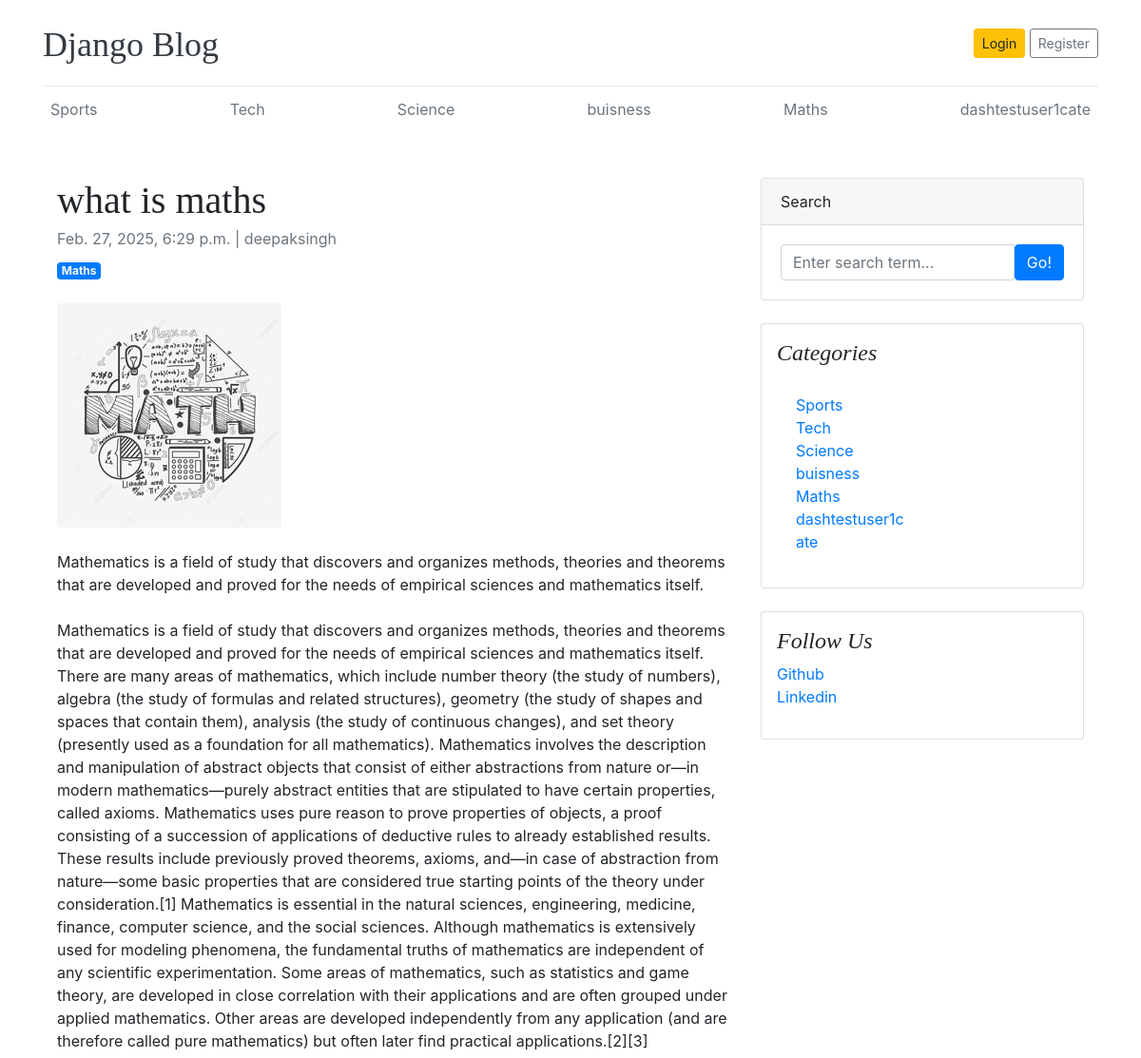
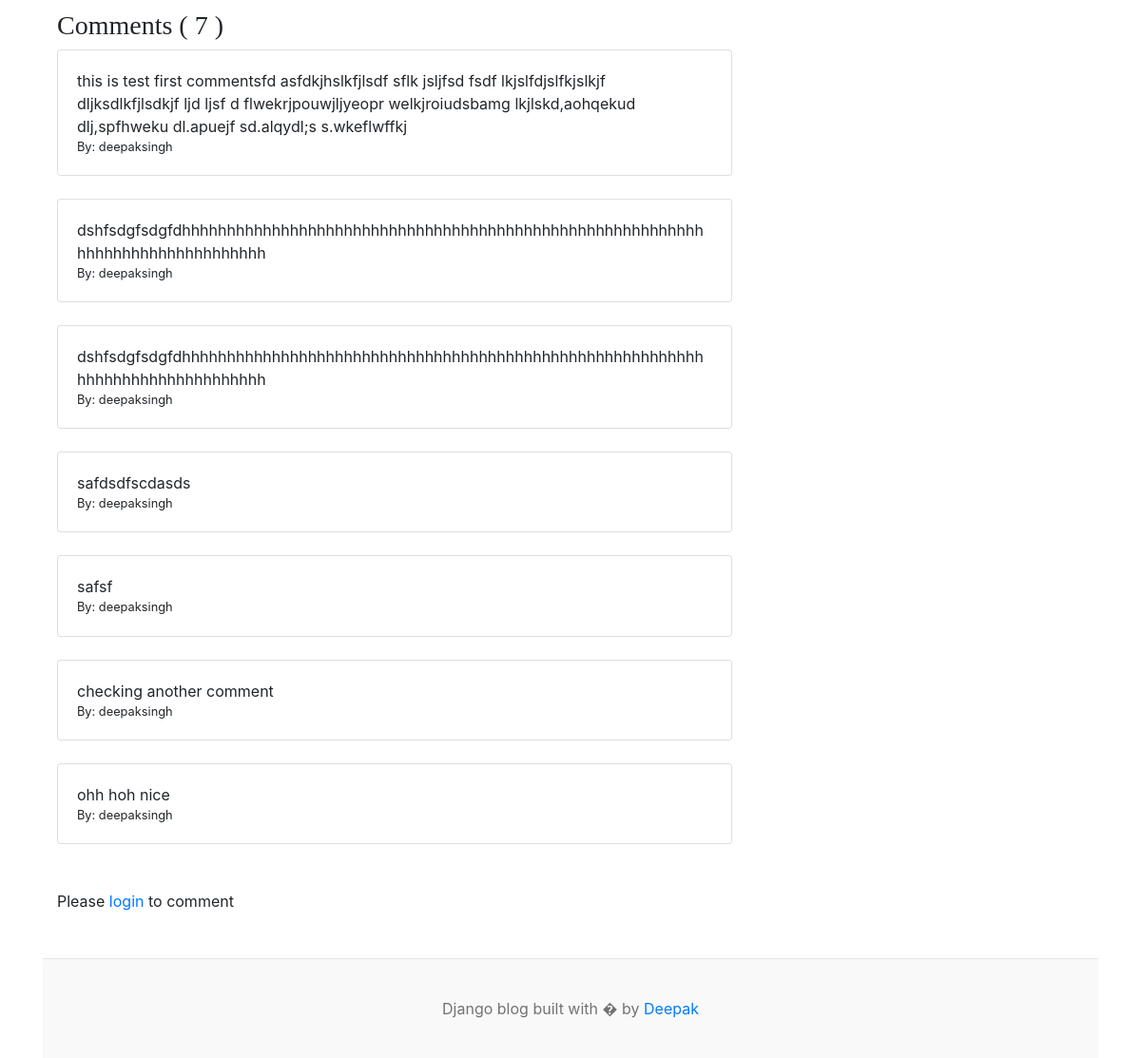
Page /blog/what-is-maths-26/ on the committed database (2 pictures, top to bottom).
### blog/models.py (models this page shows, shortened)
class Category(models.Model):
    category_name=models.CharField(max_length=255,unique=True)
    created_at=models.DateTimeField(auto_now_add=True)
    updated_at=models.DateTimeField(auto_now=True)
    class Meta:
        verbose_name_plural='categories'
    def __str__(self):
        return self.category_name

class Blog(models.Model):
    title=models.CharField(max_length=255)
    slug=models.SlugField(max_length=500,unique=True)
    category=models.ForeignKey(Category,on_delete=models.CASCADE)
    author=models.ForeignKey(User,on_delete=models.CASCADE)
    featured_image=models.ImageField(upload_to='uploads/%Y/%m/%d/',blank=True)
    excerpt=models.TextField(max_length=255)
    content=models.TextField(max_length=2000)
    status=models.CharField(max_length=20,choices=STATUS_CHOICES,default='Draft')
    IS_FEATURED=models.BooleanField(default=False)
    created_at=models.DateTimeField(auto_now_add=True)
    updated_at=models.DateTimeField(auto_now=True)

class Comment(models.Model):
    user=models.ForeignKey(User,on_delete=models.CASCADE)
    blog=models.ForeignKey(Blog,on_delete=models.CASCADE)
    comment=models.TextField(max_length=1000)
    created_at=models.DateTimeField(auto_now_add=True)
    updated_at=models.DateTimeField(auto_now=True)

### aaboutus/models.py (models this page shows, shortened)
class sociallink(models.Model):
    platform=models.CharField(max_length=50)
    link=models.URLField(max_length=200)

### blog/views.py (the view, shortened to what this page needs)
# urls.py: path('blog/<slug:slug>/',blog_views.blogs,name='blogs'),
def blogs(request,slug):
    single_blog=get_object_or_404(Blog,slug=slug,status='Published')
    comments=Comment.objects.filter(blog=single_blog)
    comments_count=comments.count()
    context={
        'single_blog':single_blog,
        'comments':comments,
        'comments_count':comments_count,
    }
    return render(request, 'blogs.html',context)

### blog/context_processors.py (called while the page is built)
def get_Categories(request):
    categories=Category.objects.all()
    return {'categories':categories}

def get_sociallinks(request):
    sociallinks=sociallink.objects.all()
    return {'sociallinks':sociallinks}

### templates/blogs.html
{% extends "base.html" %}
{% block content %}
<div class="container mt-5">
    <div class="row">
        <div class="col-lg-8">
            <article>
                <header class="mb-4">
                    <h1 class="fw-bolder mb-1">{{single_blog.title}}</h1>
                    <div class="text-muted fst-italic mb-2">{{ single_blog.created_at }} | {{single_blog.author}}</div>
                    <a class="badge bg-primary text-decoration-none text-light" href="#!">{{single_blog.category}}</a>
                </header>
                <figure class="mb-4"><img class="img-fluid rounded" src="{{ single_blog.featured_image.url}}" alt="..." /></figure>
                <section class="mb-5">
                    <p class="fs-5 mb-4">{{single_blog.excerpt}}.</p>
                    <p > {{single_blog.content}}</p>
                     <h3>Comments ( {{ comments_count }} )</h3>
                     {% if comments %}
                        {% for comment in comments %}
                            <div class="card mb-4">
                                <div class="card-body">
                                    <p class="card-text mb-0">{{comment.comment}}</p>
                                    <small>
                                    <p class="card-text">By: {{comment.user}} </p>
                                    </small>
                                </div>
                            </div>
                        {% endfor %}
                    {% else %}
                        <p>No comments yet</p>
                    {% endif %}
                    <br>
                    <div class="form-group">
                        {% if user.is_authenticated %}
                        <form action="" method="POST">
                            {% csrf_token %}
                            <div class="form-group">
                                <label for="comment">Comment</label>
                                <textarea class="form-control" name="comment" id="comment" rows="3" placeholder="Write your comment"></textarea>
                                <input type="submit" name="" value="Submit" class="btn btn-primary mt-2">
                            </div>
                        </form>
                        {% else %}
                            <p>Please <a href="{% url 'login' %}">login</a> to comment</p>
                        {% endif %}
                    </div>
                    </section>
            </article>
        </div>
        <div class="col-lg-4">
            <div class="card mb-4">
                <div class="card-header">Search</div>
                <div class="card-body">
                    <form action="{% url 'search' %}"  method="GET">
                    <div class="input-group">
                        <input class="form-control" type="text" name="keyword"  value="{{keyword}}"  placeholder="Enter search term..." aria-label="Enter search term..." aria-describedby="button-search" />
                        <button class="btn btn-primary" id="button-search" type="submit">Go!</button>
                    </div>
                </form>
                </div>
            </div>
            <div class="card mb-4 p-3">
                <h4 class="font-italic">Categories</h4>
                <div class="card-body">
                    <div class="row">
                        <div class="col-sm-6">
                            <ul class="list-unstyled mb-0">
                                {% for cat in categories %}
                                <li><a href="{% url 'posts_by_category' cat.id %}">{{cat}}</a></li>
                                {% endfor %}
                            </ul>
                        </div>
                    </div>
                </div>
            </div>
            {% if sociallinks %}
            <div class="card mb-4 p-3">
                <h4 class="font-italic">Follow Us</h4>
                <ol class="list-unstyled">
                    {% for link in sociallinks %}
                    <li><a href="{{link.link}}">{{link.platform}}</a></li>
                    {% endfor %}
                </ol>
            </div>
            {% endif %}
        </div>
    </div>
</div>
{% endblock %}

### templates/base.html (shortened to what this page needs)
{% load static %}
<!DOCTYPE html>
<html lang="en">
<head>
    <link href="https://getbootstrap.com/docs/4.0/dist/css/bootstrap.min.css" rel="stylesheet">
    <link href="{% static 'css/blog.css' %}" rel="stylesheet">
    <link rel="stylesheet" href="https://cdnjs.cloudflare.com/ajax/libs/font-awesome/4.7.0/css/font-awesome.min.css">
  </head>
<body>
    <div class="container">
      <header class="blog-header py-3">
        <div class="row flex-nowrap justify-content-between align-items-center">
          <div class="col-8 pt-1">
            <a class="blog-header-logo text-dark" href="/">Django Blog</a>
          </div>
          <div class="col-4 d-flex justify-content-end align-items-center">
            {% if not user.is_authenticated %}
            <a class="btn btn-sm btn-warning" href="{% url 'login' %}">Login</a> &nbsp;
            <a class="btn btn-sm btn-outline-secondary" href="{% url 'register' %}">Register</a>
            {% else %}
              <span><a href="{% url 'dashboard' %}">dashboard</a> </span>
              <span><a href="{% url 'logout' %}"> Logout </a></span>
            {% endif %}
          </div>
        </div>
      </header>
      <div class="nav-scroller py-1 mb-2">
        <nav class="nav d-flex justify-content-between">
          {% for category in categories %}
          <a class="p-2 text-muted" href="{% url 'posts_by_category' category.id %}">{{category.category_name}}</a>
          {% endfor %}
        </nav>
      </div>
{% block content %}
{% endblock %}
<footer class="blog-footer">
    <p>Django blog built with � by <a href="#">Deepak</a></p>
  </footer>
  </body>
  </html>

### blog_main/static/css/blog.css (style rules this page uses)
.blog-header { border-bottom: 1px solid #e5e5e5; }
.blog-header-logo { font-family: "Playfair Display", Georgia, "Times New Roman", serif; font-size: 2.25rem; }
h1, h2, h3, h4, h5, h6 { font-family: "Playfair Display", Georgia, "Times New Roman", serif; }
.blog-footer { padding: 2.5rem 0; color: #727272; text-align: center; background-color: #f9f9f9; border-top: .05rem solid #e5e5e5; }
.blog-footer p:last-child { margin-bottom: 0; }

### rows in the picture
Category: category_name "Sports"
Category: category_name "Tech"
Category: category_name "Science"
Category: category_name "buisness"
Category: category_name "Maths"
Category: category_name "dashtestuser1cate"
Blog: title "what is maths", created_at "Feb. 27, 2025, 6:29 p.m.", author "deepaksingh", category "Maths", featured_image (picture), excerpt "Mathematics is a field of study that discovers and organizes methods, theories and theorems that are developed and proved for the needs of empirical sciences and mathematics itself", content "Mathematics is a field of study that discovers and organizes methods, theories and theorems that are developed and proved for the needs of empirical sciences and mathematics itself. There are many areas of mathematics, which include number theory (the study of numbers), algebra (the study of formulas and related structures), geometry (the study of shapes and spaces that contain them), analysis (the study of continuous changes), and set theory (presently used as a foundation for all mathematics). Mathematics involves the description and manipulation of abstract objects that consist of either abstractions from nature or—in modern mathematics—purely abstract entities that are stipulated to…"
Comment: comment "this is test first commentsfd asfdkjhslkfjlsdf sflk jsljfsd fsdf lkjslfdjslfkjslkjf dljksdlkfjlsdkjf ljd ljsf d flwekrjpouwjljyeopr welkjroiudsbamg lkjlskd,aohqekud dlj,spfhweku dl.apuejf sd.alqydl;s s.wkeflwffkj", user "deepaksingh"
Comment: comment "dshfsdgfsdgfdhhhhhhhhhhhhhhhhhhhhhhhhhhhhhhhhhhhhhhhhhhhhhhhhhhhhhhhhhhhhhhhhhhhhhhhhhhhhhhh", user "deepaksingh"
Comment: comment "dshfsdgfsdgfdhhhhhhhhhhhhhhhhhhhhhhhhhhhhhhhhhhhhhhhhhhhhhhhhhhhhhhhhhhhhhhhhhhhhhhhhhhhhhhh", user "deepaksingh"
Comment: comment "safdsdfscdasds", user "deepaksingh"
Comment: comment "safsf", user "deepaksingh"
Comment: comment "checking another comment", user "deepaksingh"
Comment: comment "ohh hoh nice", user "deepaksingh"
sociallink: platform "Github"
sociallink: platform "Linkedin"

### other values in the picture
{{ comments_count }} "7"
